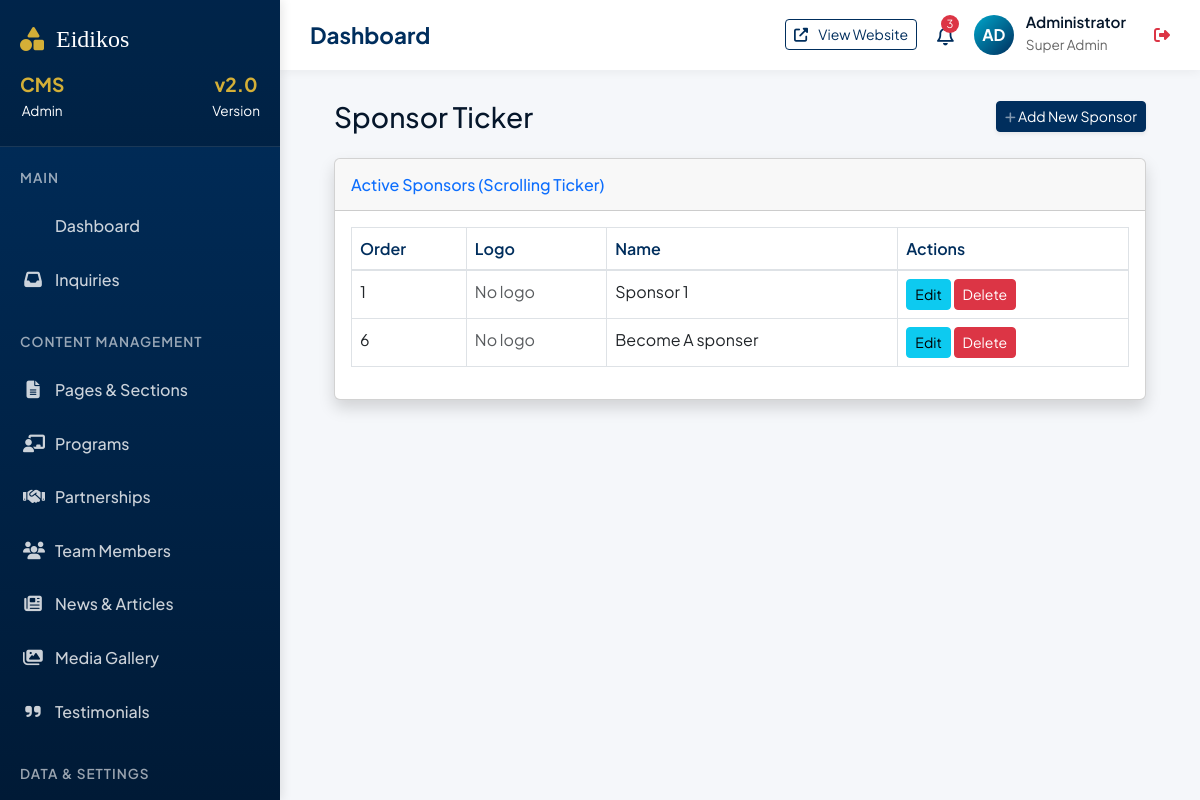
The app's page /admin/sponsors (signed in) with its own data.
### app/models.py (models this page shows)
class Sponsor(db.Model):
    id = db.Column(db.Integer, primary_key=True)
    name = db.Column(db.String(128), nullable=False)
    logo_filename = db.Column(db.String(255))
    order = db.Column(db.Integer, default=0)

### app/admin_routes.py (the view)
@admin_bp.route('/sponsors')
@login_required
def list_sponsors():
    sponsors = Sponsor.query.order_by(Sponsor.order).all()
    return render_template('admin/sponsors_list.html', sponsors=sponsors)

### app/admin_routes.py (called while the page is built)
def login_required(f):
    @wraps(f)
    def decorated_function(*args, **kwargs):
        if not session.get('logged_in'):
            return redirect(url_for('admin.login', next=request.url))
        return f(*args, **kwargs)
    return decorated_function

### app/templates/admin/sponsors_list.html (shortened to what this page needs)
{% extends "admin/base.html" %}
{% block content %}
<div class="container-fluid">
    <div class="d-sm-flex align-items-center justify-content-between mb-4">
        <h1 class="h3 mb-0 text-gray-800">Sponsor Ticker</h1>
        <a href="{{ url_for('admin.create_sponsor') }}" class="btn btn-primary btn-sm shadow-sm">
             Add New Sponsor
        </a>
    </div>
    <div class="card shadow mb-4">
        <div class="card-header py-3">
            <h6 class="m-0 font-weight-bold text-primary">Active Sponsors (Scrolling Ticker)</h6>
        </div>
        <div class="card-body">
            <div class="table-responsive">
                <table class="table table-bordered">
                    <thead>
                        <tr>
                            <th>Order</th>
                            <th>Logo</th>
                            <th>Name</th>
                            <th>Actions</th>
                        </tr>
                    </thead>
                    <tbody>
                        {% for sponsor in sponsors %}
                        <tr>
                            <td>{{ sponsor.order }}</td>
                            <td>
                                {% if sponsor.logo_filename %}
                                <img src="{{ url_for('static', filename='uploads/sponsors/' + sponsor.logo_filename) }}"
                                    height="40" alt="{{ sponsor.name }}">
                                {% else %}
                                <span class="text-muted">No logo</span>
                                {% endif %}
                            </td>
                            <td>{{ sponsor.name }}</td>
                            <td>
                                <a href="{{ url_for('admin.edit_sponsor', id=sponsor.id) }}"
                                    class="btn btn-info btn-sm">Edit</a>
                                <form action="{{ url_for('admin.delete_sponsor', id=sponsor.id) }}" method="POST"
                                    style="display:inline;">
                                    <button type="submit" class="btn btn-danger btn-sm"
                                        onclick="return confirm('Remove this sponsor?')">Delete</button>
                                </form>
                            </td>
                        </tr>
                        {% endfor %}
                    </tbody>
                </table>
            </div>
        </div>
    </div>
</div>
{% endblock %}

### app/static/css/admin_custom.css (style rules this page uses)
:root { --primary: #002e5d; --secondary: #00a8cc; --accent: #d4af37; --dark: #05162a; --light-bg: #f8f9fa; --success: #28a745; --warning: #ffc107; --danger: #dc3545; --info: #17a2b8; --border-radius: 8px; --shadow: 0 4px 12px rgba(0,0,0,0.1); --transition: all 0.3s ease; }
* { margin: 0; padding: 0; box-sizing: border-box; }
body { font-family: 'Plus Jakarta Sans', sans-serif; background: #f5f7fa; color: var(--dark); line-height: 1.6; overflow-x: hidden; }
.table th { font-weight: 600; color: var(--primary); border-bottom-width: 2px; }
.btn-primary { background-color: var(--primary); border-color: var(--primary); }

### records on screen
Sponsor: order "1", shows "No logo", name "Sponsor 1"
Sponsor: order "6", shows "No logo", name "Become A sponser"
